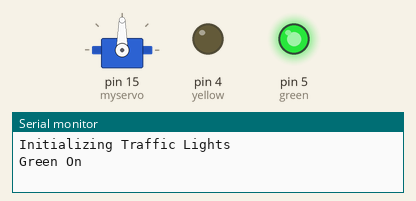
The sketch below on a simulated Arduino Uno, built with avr-gcc and run on an emulated ATmega328P. On the bench: servo, output pins drawn as LEDs (lit = HIGH), the last lines printed to the serial monitor. Pins used as bus, display or sensor lines are not drawn.

Above: at 1.05 s.
At 6.05 s:
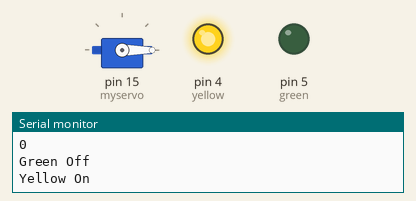
At 8.05 s:
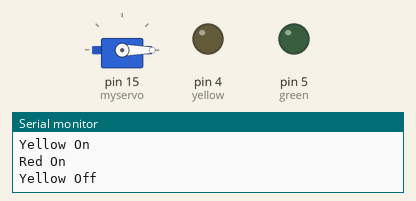
At 11.5 s:
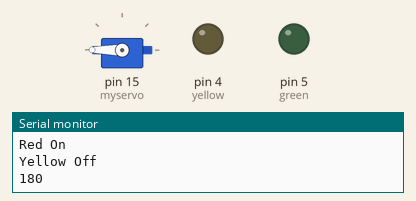
At 14.95 s:
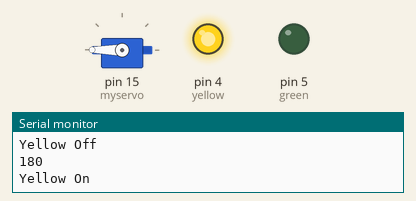
Timing chart, 0 to 19.2 s (numbered marks = the images above):
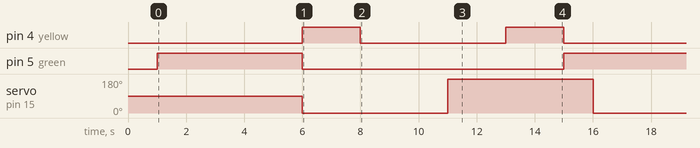

The sketch:

TrafikklysMillis.ino
```cpp
#include <Servo.h>
Servo myservo;

const byte green = 5;
const byte yellow = 4;
const byte red = 0;

// Show only green
int Step1 = 5000;

// Show only yellow
int Step2 = 2000;

// Show Only Red
int Step3 = 5000;

// Show Red and Yellow
int Step4 = 2000;

boolean Step1Trigg;
boolean Step2Trigg;
boolean Step3Trigg;
boolean Step4Trigg;

int Step;
int LastStep1Time;

int Step1Start;
int Step1Stop;
int Step2Start;
int Step2Stop;
int Step3Start;
int Step3Stop;
int Step4Start;
int Step4Stop;
int pos;

unsigned long CheckMillis;
unsigned long CheckMillisServo;
int currstatus = 1;

const byte interruptPin = 14;
volatile byte interruptCounter = 0;
int numberOfInterrupts = 0;

volatile byte servostatus = 0;

void setup() {
  Serial.begin(115200);
  Serial.println("");
  Serial.println("Initializing Traffic Lights");
  delay(1000);
  pinMode(green, OUTPUT);
  pinMode(yellow, OUTPUT);
  pinMode(red, OUTPUT);
  myservo.attach(15);

  pinMode(interruptPin, INPUT_PULLUP);
  attachInterrupt(digitalPinToInterrupt(interruptPin), handleInterrupt, FALLING);

  digitalWrite(green, LOW);
  digitalWrite(yellow, LOW);
  digitalWrite(red, LOW);

  CheckMillis = millis();
  CheckMillisServo = millis();
}

void handleInterrupt() {
  interruptCounter++;
}

void startservo(int pos) {
   myservo.write(pos);
   Serial.println(pos);
}


void loop() {

if ( millis() - CheckMillisServo >= 5000 ){

  if (servostatus == 0) {
    startservo(0);
    servostatus = 1;
  } else {
    startservo(180);
    servostatus = 0;
  }

  CheckMillisServo = millis();
}


if(interruptCounter>0){
  interruptCounter--;
  numberOfInterrupts++;

  Serial.print("An interrupt has occurred. Total: ");
  Serial.println(numberOfInterrupts);
}


Step1Start = CheckMillis;
Step1Stop = CheckMillis + Step1;
if (millis() >= Step1Start and millis() < Step1Stop ) { Step1Trigg = true; Step = 1; } else {Step1Trigg = false;}

Step2Start = CheckMillis + Step1;
Step2Stop = CheckMillis + Step1  + Step2;
if (millis() >= Step2Start and millis() < Step2Stop ) { Step2Trigg = true; Step = 2; } else {Step2Trigg = false;}

Step3Start = CheckMillis + Step1 + Step2;
Step3Stop = CheckMillis + Step1 + Step2 + Step3;
if (millis() >= Step3Start and millis() < Step3Stop ) { Step3Trigg = true; Step = 3; } else {Step3Trigg = false;}

Step4Start = CheckMillis + Step1 + Step2 + Step3;
Step4Stop = CheckMillis + Step1 + Step2 + Step3 + Step4;
if (millis() >= Step4Start and millis() < Step4Stop ) { Step4Trigg = true; Step = 4; } else {Step4Trigg = false;}

  // Start Step 1 - Show Green
  if ( Step1Trigg == true )  {
    if (digitalRead(green) == LOW) {
      Serial.println("Green On");
      digitalWrite(green, HIGH);
    }
  } else if ( Step1Trigg == false )  {
    if (digitalRead(green) == HIGH) {
      Serial.println("Green Off");
      digitalWrite(green, LOW);
    }
  }

  // Start Step 2/4 - Show Yellow
  if ( Step2Trigg == true or Step4Trigg == true )  {
    if (digitalRead(yellow) == LOW) {
      Serial.println("Yellow On");
      digitalWrite(yellow, HIGH);
    }
  } else if ( Step2Trigg != true )  {
    if (digitalRead(yellow) == HIGH) {
      Serial.println("Yellow Off");
      digitalWrite(yellow, LOW);
    }
  } else if (Step4Trigg != true )  {
    if (digitalRead(yellow) == HIGH) {
      Serial.println("Yellow Off");
      digitalWrite(yellow, LOW);
    }
  }

  // Start Step 3/4 - Show Red
  if ( Step3Trigg == true or Step4Trigg == true )  {
    if (digitalRead(red) == LOW) {
      Serial.println("Red On");
      digitalWrite(red, HIGH);
    }
  } else if ( Step3Trigg != true )  {
    if (digitalRead(red) == HIGH) {
      Serial.println("Red Off");
      digitalWrite(red, LOW);
    }
  } else if ( Step4Trigg != true )  {
    if (digitalRead(red) == HIGH) {
      Serial.println("Red Off");
      digitalWrite(red, LOW);
    }
  }

  // Reset and start over
  if ( (millis() - CheckMillis) >= ( Step1 + Step2 + Step3 + Step4 ) ) {
    Serial.println("Reset");
    digitalWrite(green, LOW);
    digitalWrite(yellow, LOW);
    digitalWrite(red, LOW);
    CheckMillis = millis();
  }

}
```

Measured:
- by itself, pin 4 (yellow): alternates HIGH for 2.0 s and LOW for 5.0 s, 8 changes in all, then stays LOW
- by itself, pin 5 (green): alternates HIGH for 5.0 s and LOW for 9.0 s
- by itself, servo on pin 15 (myservo): alternates 180° for 5.0 s and 0° for 5.0 s
